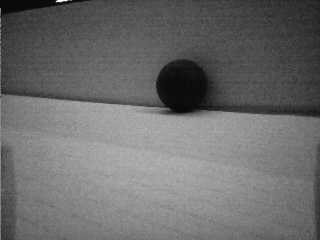
#> input picture Lab1/ball_recognition/grading_imgs/test02.bmp, 320 x 240 px, given in place of test32.bmp, which was not available
$ python ultragrader.py
#> lines starting #> are read from the running program, lines starting #| are printed output that depends on the picture; after the words box and inside, x2 and y2 are one past the last pixel; in counts of white or black regions, pixels touching at a corner belong together; long printed decimals are rounded; pictures that were not available may be replaced by others from this repository, and a replacement may not be noted
#> (reads Lab1/ball_recognition/grading_imgs/ground_truth.txt from the repository)
#> further down, opencv_image is the input picture: shape (240, 320); min 0, max 255, mean 107.4
### Lab1/ball_recognition/find_ball.py
#!/usr/bin/env python3

import cv2
import sys
import copy

import numpy as np

try:
    from PIL import Image, ImageDraw, ImageFont
except ImportError:
    sys.exit('install Pillow to run this code')


# [7 lines left out: function gammaCorrect, not called in this run]


def find_ball(opencv_image, debug=False):
    """Find the ball in an image.

        Arguments:
        opencv_image -- the image
        debug -- an optional argument which can be used to control whether
                debugging information is displayed.

        Returns [x, y, radius] of the ball, and [0,0,0] or None if no ball is found.
    """
#> called with debug = False

    imgHeight, imgWidth = opencv_image.shape[:2]  # Get ball dimensions
#> imgHeight = 240; imgWidth = 320

    opencv_image = cv2.medianBlur(opencv_image, 5)  # Blur the image to reduce noise

    # opencv_image = gammaCorrect(opencv_image, 1.8)  # Use gamma correction to brighten the image, reducing shadow
    # opencv_image = cv2.equalizeHist(opencv_image)
    opencv_image = cv2.normalize(opencv_image, opencv_image, 0, 700, cv2.NORM_MINMAX)
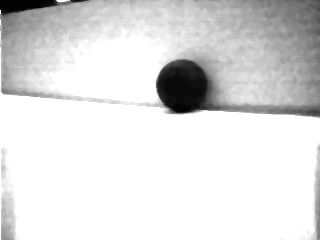
#> opencv_image: shape (240, 320); min 0, max 255, mean 221.8


    circles = cv2.HoughCircles(opencv_image, cv2.HOUGH_GRADIENT, 2, 1,
                               param1=250, param2=20, minRadius=6, maxRadius=160)  # Look for circles
#> circles = 91 rows, first 8: [183, 85, 26.8], [157, 217, 156.6], [77, 77, 77], [215, 229, 119.2], [75, 75, 74], [159, 197, 158.8], [45, 53, 45.2], [217, 219, 109]
    # cv2.imshow("processed", opencv_image)
    # cv2.waitKey(1)
    ball = [0, 0, 0]  # Initialize ball

    if circles is not None:

        ball = circles[0][0]  # Pick the circle of highest confidence
#> ball = [183, 85, 26.8]
        xpos = int(ball[0])
#> xpos = 183
        ypos = int(ball[1])
#> ypos = 85
        radius = int(ball[2])
#> radius = 26
        print("Radius: ", radius)
#| Radius:  26

        # Extract the coordinates of the square containing the circle
        xlow = int(xpos - radius)
#> xlow = 157
        if xlow < 0:
            xlow = 0

        xhigh = int(xpos + radius)
#> xhigh = 209
        if xhigh > imgWidth - 1:
            xhigh = imgWidth

        ylow = int(ypos - radius)
#> ylow = 59
        if ylow < 0:
            ylow = 0

        yhigh = int(ypos + radius)
#> yhigh = 111
        if yhigh > imgHeight - 1:
            yhigh = imgHeight

        a = np.array((xpos, ypos))
#> a = [183, 85]

        pixels = []

        # Check if the pixels in this square are dark, i.e., that this circle is the ball
        for y in range(ylow, yhigh):
            for x in range(xlow, xhigh):
                b = np.array((x, y))
                if np.linalg.norm(a - b) <= radius:
                    pixels.append(opencv_image[y][x])
#> after the loop, pixels = 2119 values, max 124 at index 15, min 0 at index 2072, mean 23.98

        # If the pixels are too bright, this is not the ball
        print("avg. pixel", np.mean(pixels))
#| avg. pixel 23.978
        if np.mean(pixels) > 36:
            ball = [0, 0, 0]


    return ball


def display_circles(opencv_image, circles, best=None):
    """Display a copy of the image with superimposed circles.

       Provided for debugging purposes, feel free to edit as needed.

       Arguments:
        opencv_image -- the image
        circles -- list of circles, each specified as [x,y,radius]
        best -- an optional argument which may specify a single circle that will
                be drawn in a different color.  Meant to be used to help show which
                circle is ranked as best if there are multiple candidates.

    """
    # make a copy of the image to draw on
    circle_image = copy.deepcopy(opencv_image)
    circle_image = cv2.cvtColor(circle_image, cv2.COLOR_GRAY2RGB, circle_image)

    for c in circles:
        # draw the outer circle
        cv2.circle(circle_image, (c[0], c[1]), c[2], (255, 255, 0), 2)
        # draw the center of the circle
        cv2.circle(circle_image, (c[0], c[1]), 2, (0, 255, 255), 3)
        # write coords
        cv2.putText(circle_image, str(c), (c[0], c[1]), cv2.FONT_HERSHEY_SIMPLEX,
                    .5, (255, 255, 255), 2, cv2.LINE_AA)

        # highlight the best circle in a different color
    if best is not None:
        # draw the outer circle
        cv2.circle(circle_image, (best[0], best[1]), best[2], (0, 0, 255), 2)
        # draw the center of the circle
        cv2.circle(circle_image, (best[0], best[1]), 2, (0, 0, 255), 3)
        # write coords
        cv2.putText(circle_image, str(best), (best[0], best[1]), cv2.FONT_HERSHEY_SIMPLEX,
                    .5, (255, 255, 255), 2, cv2.LINE_AA)

        # display the image
    pil_image = Image.fromarray(circle_image)
    pil_image.show()


# [2 lines that do not run on import are left out]

### Lab1/ball_recognition/ultragrader.py
#!/usr/bin/env python3

import cv2
import os
import math
import find_ball
import numpy as np

# load ground truth

with open('./grading_imgs/ground_truth.txt') as f:
    grid_data = [i.split() for i in f.readlines()]

print(grid_data)


# thresh hold to accept circle and give credit per circle

center_err_thresh = 20.0
radius_err_thresh = 10.0

SAFE_center_err_thresh = center_err_thresh * 0.5
SAFE_radius_err_thresh = radius_err_thresh * 0.5

center_errs = []
radius_errs = []


unsafe_detections = []
incorrect_detections = []

autograder_score = 0;
safe_score = 0;

# check each image

for filedata in grid_data:

    file = filedata[0]
    print(file)


    #read in image as grayscale

    opencv_image = cv2.imread("./grading_imgs/" + file, cv2.COLOR_GRAY2RGB)


    #try to find the ball in the image

    ball = find_ball.find_ball(opencv_image)
#> ball = [183, 85, 26.8]


    no_ball = ball is None
#> no_ball = False

    if no_ball:

        ball = np.array([0, 0, 0])


    # get center err

    center_err = math.sqrt((ball[0] - float(filedata[1]))**2 + (

        ball[1] - float(filedata[2]))**2)
#> center_err = 201.8


    # get radius err

    r_err = math.fabs(ball[2] - float(filedata[3]))
#> r_err = 26.8


    center_errs.append(center_err)

    radius_errs.append(r_err)


    print(file)
    tuple_ball = ball
#> tuple_ball = [183, 85, 26.8]

    if no_ball:
        tuple_ball = "No ball detected"

    print("\t{0}".format(tuple_ball))
#| 	[183.   85.   26.8]

    print("\tcircle center err =", center_err, "pixel")
#| 	circle center err = 201.777 pixel

    print("\tcircle radius err =", r_err, "pixel")
#| 	circle radius err = 26.800 pixel

    if center_err <= center_err_thresh and r_err <= radius_err_thresh:

        if center_err <= SAFE_center_err_thresh and r_err <= SAFE_radius_err_thresh:

            safe_score += 1

        else:

            unsafe_detections.append((file, tuple_ball, center_err, r_err))

        autograder_score += 1

    else:

        incorrect_detections.append((file, tuple_ball, center_err, r_err))

        circle = [ball]
#> circle = [[183, 85, 26.8]]

        find_ball.display_circles(opencv_image, circle)
#> the loop in display_circles, `for c in circles:` made 1 pass
#> after the loop in display_circles, `for c in circles:`:
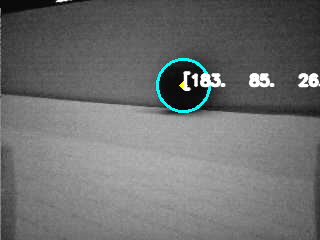
#> circle_image: shape (240, 320, 3); 2.1% of pixels changed, all inside (x1, y1, x2, y2) = (156, 58, 320, 113)
#> pass 2 of the loop `for filedata in grid_data:`:
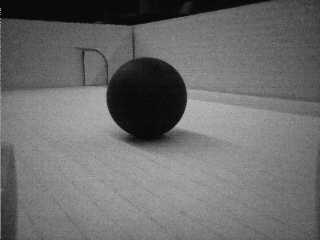
#> input picture Lab1/ball_recognition/grading_imgs/test04.bmp, 320 x 240 px, given in place of test12.bmp, which was not available
#> opencv_image is the input picture: shape (240, 320); min 0, max 190, mean 108.1
#> in find_ball (call 2), `opencv_image = cv2.normalize(opencv_image, opencv_image, 0, 700, cv2.N..`:
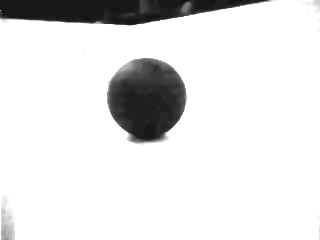
#> opencv_image: shape (240, 320); min 0, max 255, mean 227.7
#> circles = 129 rows, first 8: [147, 99, 40.2], [141, 97, 44.6], [143, 95, 36.4], [121, 89, 64.8], [129, 83, 61.2], [69, 159, 137.4], [135, 95, 49.6], [85, 129, 108.2]
#> in find_ball (call 2), `ball = circles[0][0]`: ball = [147, 99, 40.2]
#> xpos = 147
#> ypos = 99
#> radius = 40
#| Radius:  40
#> xlow = 107
#> xhigh = 187
#> yhigh = 139
#> a = [147, 99]
#> after the loop in find_ball (call 2), `for y in range(ylow, yhigh):`: pixels = 5023 values, max 255 at index 1608, min 24 at index 4375, mean 60.51
#| avg. pixel 60.513
#> `ball = find_ball.find_ball(opencv_image)`: ball = [0, 0, 0]
#> center_err = 165.5
#> r_err = 62
#> tuple_ball = [0, 0, 0]
#| 	[0, 0, 0]
#| 	circle center err = 165.469 pixel
#| 	circle radius err = 62.0 pixel
#> circle = [[0, 0, 0]]
#> the loop in display_circles (call 2), `for c in circles:` made 1 pass
#> after the loop in display_circles (call 2), `for c in circles:`:
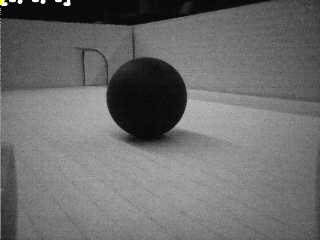
#> circle_image: shape (240, 320, 3); 0.27% of pixels changed, all inside (x1, y1, x2, y2) = (0, 0, 71, 7)
#> (the run stopped early here; a loop or call above may not have finished)
